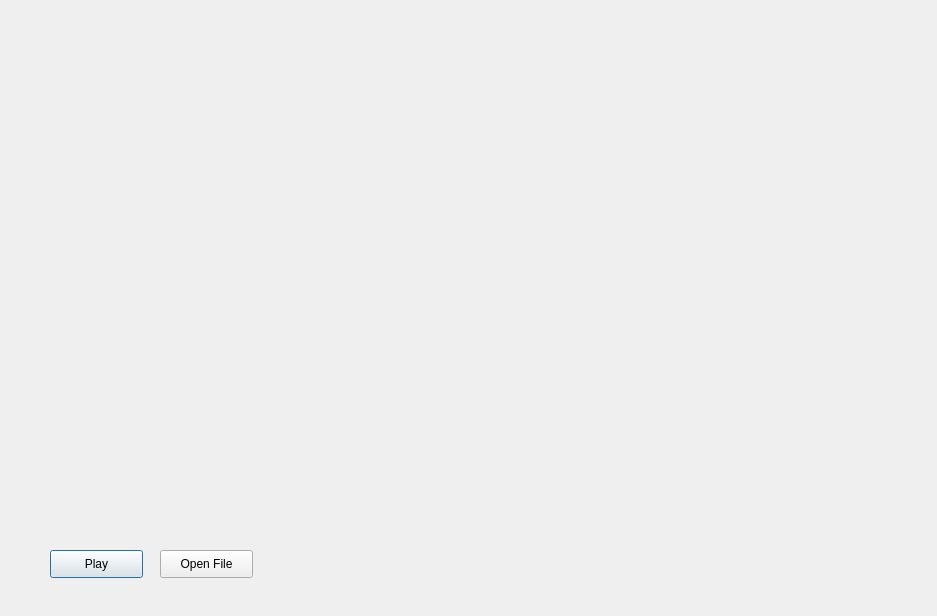
<?xml version="1.0" encoding="UTF-8"?>
<ui version="4.0">
 <class>Dialog</class>
 <widget class="QDialog" name="Dialog">
  <property name="geometry">
   <rect>
    <x>0</x>
    <y>0</y>
    <width>937</width>
    <height>616</height>
   </rect>
  </property>
  <property name="windowTitle">
   <string>Dialog</string>
  </property>
  <widget class="QvideoWidget" name="widget" native="true">
   <property name="geometry">
    <rect>
     <x>20</x>
     <y>20</y>
     <width>891</width>
     <height>491</height>
    </rect>
   </property>
  </widget>
  <widget class="QPushButton" name="Play">
   <property name="geometry">
    <rect>
     <x>50</x>
     <y>550</y>
     <width>93</width>
     <height>28</height>
    </rect>
   </property>
   <property name="text">
    <string>Play</string>
   </property>
  </widget>
  <widget class="QPushButton" name="openFile">
   <property name="geometry">
    <rect>
     <x>160</x>
     <y>550</y>
     <width>93</width>
     <height>28</height>
    </rect>
   </property>
   <property name="text">
    <string>Open File</string>
   </property>
  </widget>
 </widget>
 <customwidgets>
  <customwidget>
   <class>QvideoWidget</class>
   <extends>QWidget</extends>
   <header>qvideowidget.h</header>
   <container>1</container>
  </customwidget>
 </customwidgets>
 <resources/>
 <connections/>
</ui>
